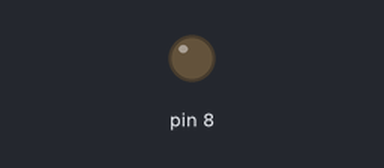
Simulated run of this sketch. Board: Arduino Uno, built with avr-gcc and run on an emulated ATmega328P. On the bench: output pins drawn as LEDs (lit = HIGH).

Above: at 7.5 s.
At 10.2 s:
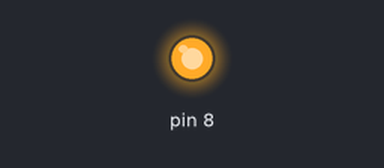
Timing chart, 0 to 12.2 s (numbered marks = the images above):
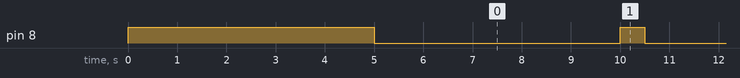

Measured:
- by itself, pin 8: alternates HIGH for 0.50 s and LOW for 5.0 s

The sketch:

optocoupler_test.ino
```cpp
//Connor Wojtak
//optocoupler_test.ino

void setup() {
  // put your setup code here, to run once:
  pinMode(8, OUTPUT);
  digitalWrite(8, HIGH);
  delay(5000);
  digitalWrite(8, LOW);
}

void loop() {
  // put your main code here, to run repeatedly:
  delay(5000);
  digitalWrite(8, HIGH);
  delay(500);
  digitalWrite(8, LOW);
}
```
